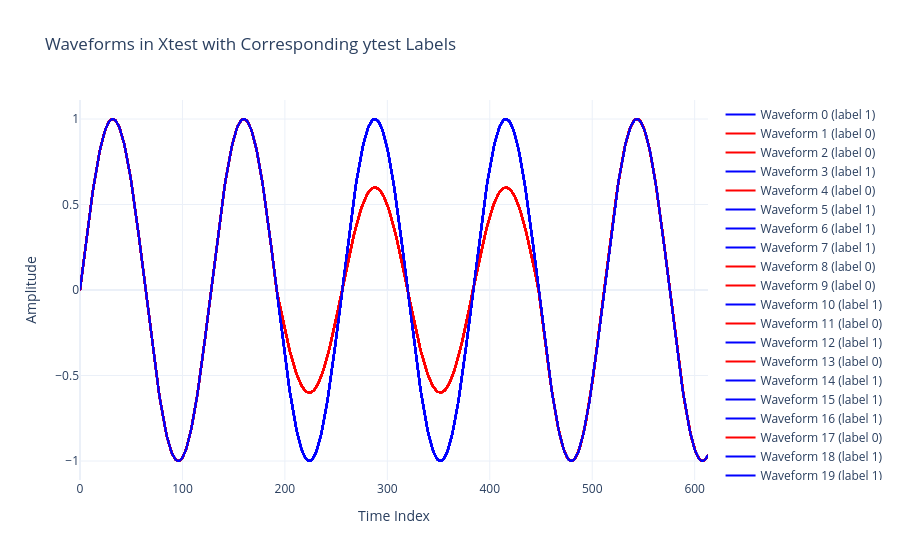

Notebook code for this chart:
### Code cell
#
fig = go.Figure()

# Use red for label 1 and blue for label 0 (update colors as desired)
for i in range(Xtest.shape[0]):
    label = int(ytest[i])
    color = 'red' if label == 0 else 'blue'
    fig.add_trace(go.Scatter(
        x=np.arange(Xtest.shape[1]),
        y=Xtest[i],
        mode='lines',
        name=f'Waveform {i} (label {label})',
        line=dict(color=color)
    ))
    

fig.update_layout(
    title="Waveforms in Xtest with Corresponding ytest Labels",
    xaxis_title="Time Index",
    yaxis_title="Amplitude",
    template="plotly_white"
)
fig.show()

### Figure 1 — Plotly figure (JSON) as saved in the notebook; plotly's stock layout.template omitted (floating-point values rounded to 4 significant figures; data arrays with more than 128 entries replaced by an {"elided": "..."} marker saying what was removed)
{"data": [{"line": {"color": "blue"}, "mode": "lines", "name": "Waveform 0 (label 1)", "type": "scatter", "x": {"elided": "614 int values"}, "y": {"elided": "614 float values"}}, {"line": {"color": "red"}, "mode": "lines", "name": "Waveform 1 (label 0)", "type": "scatter", "x": {"elided": "614 int values"}, "y": {"elided": "614 float values"}}, {"line": {"color": "red"}, "mode": "lines", "name": "Waveform 2 (label 0)", "type": "scatter", "x": {"elided": "614 int values"}, "y": {"elided": "614 float values"}}, {"line": {"color": "blue"}, "mode": "lines", "name": "Waveform 3 (label 1)", "type": "scatter", "x": {"elided": "614 int values"}, "y": {"elided": "614 float values"}}, {"line": {"color": "red"}, "mode": "lines", "name": "Waveform 4 (label 0)", "type": "scatter", "x": {"elided": "614 int values"}, "y": {"elided": "614 float values"}}, {"line": {"color": "blue"}, "mode": "lines", "name": "Waveform 5 (label 1)", "type": "scatter", "x": {"elided": "614 int values"}, "y": {"elided": "614 float values"}}, {"line": {"color": "blue"}, "mode": "lines", "name": "Waveform 6 (label 1)", "type": "scatter", "x": {"elided": "614 int values"}, "y": {"elided": "614 float values"}}, {"line": {"color": "blue"}, "mode": "lines", "name": "Waveform 7 (label 1)", "type": "scatter", "x": {"elided": "614 int values"}, "y": {"elided": "614 float values"}}, {"line": {"color": "red"}, "mode": "lines", "name": "Waveform 8 (label 0)", "type": "scatter", "x": {"elided": "614 int values"}, "y": {"elided": "614 float values"}}, {"line": {"color": "red"}, "mode": "lines", "name": "Waveform 9 (label 0)", "type": "scatter", "x": {"elided": "614 int values"}, "y": {"elided": "614 float values"}}, {"line": {"color": "blue"}, "mode": "lines", "name": "Waveform 10 (label 1)", "type": "scatter", "x": {"elided": "614 int values"}, "y": {"elided": "614 float values"}}, {"line": {"color": "red"}, "mode": "lines", "name": "Waveform 11 (label 0)", "type": "scatter", "x": {"elided": "614 int values"}, "y": {"elided": "614 float values"}}, {"line": {"color": "blue"}, "mode": "lines", "name": "Waveform 12 (label 1)", "type": "scatter", "x": {"elided": "614 int values"}, "y": {"elided": "614 float values"}}, {"line": {"color": "red"}, "mode": "lines", "name": "Waveform 13 (label 0)", "type": "scatter", "x": {"elided": "614 int values"}, "y": {"elided": "614 float values"}}, {"line": {"color": "blue"}, "mode": "lines", "name": "Waveform 14 (label 1)", "type": "scatter", "x": {"elided": "614 int values"}, "y": {"elided": "614 float values"}}, {"line": {"color": "blue"}, "mode": "lines", "name": "Waveform 15 (label 1)", "type": "scatter", "x": {"elided": "614 int values"}, "y": {"elided": "614 float values"}}, {"line": {"color": "blue"}, "mode": "lines", "name": "Waveform 16 (label 1)", "type": "scatter", "x": {"elided": "614 int values"}, "y": {"elided": "614 float values"}}, {"line": {"color": "red"}, "mode": "lines", "name": "Waveform 17 (label 0)", "type": "scatter", "x": {"elided": "614 int values"}, "y": {"elided": "614 float values"}}, {"line": {"color": "blue"}, "mode": "lines", "name": "Waveform 18 (label 1)", "type": "scatter", "x": {"elided": "614 int values"}, "y": {"elided": "614 float values"}}, {"line": {"color": "blue"}, "mode": "lines", "name": "Waveform 19 (label 1)", "type": "scatter", "x": {"elided": "614 int values"}, "y": {"elided": "614 float values"}}, {"line": {"color": "red"}, "mode": "lines", "name": "Waveform 20 (label 0)", "type": "scatter", "x": {"elided": "614 int values"}, "y": {"elided": "614 float values"}}, {"line": {"color": "red"}, "mode": "lines", "name": "Waveform 21 (label 0)", "type": "scatter", "x": {"elided": "614 int values"}, "y": {"elided": "614 float values"}}, {"line": {"color": "red"}, "mode": "lines", "name": "Waveform 22 (label 0)", "type": "scatter", "x": {"elided": "614 int values"}, "y": {"elided": "614 float values"}}, {"line": {"color": "blue"}, "mode": "lines", "name": "Waveform 23 (label 1)", "type": "scatter", "x": {"elided": "614 int values"}, "y": {"elided": "614 float values"}}, {"line": {"color": "blue"}, "mode": "lines", "name": "Waveform 24 (label 1)", "type": "scatter", "x": {"elided": "614 int values"}, "y": {"elided": "614 float values"}}, {"line": {"color": "blue"}, "mode": "lines", "name": "Waveform 25 (label 1)", "type": "scatter", "x": {"elided": "614 int values"}, "y": {"elided": "614 float values"}}, {"line": {"color": "blue"}, "mode": "lines", "name": "Waveform 26 (label 1)", "type": "scatter", "x": {"elided": "614 int values"}, "y": {"elided": "614 float values"}}, {"line": {"color": "red"}, "mode": "lines", "name": "Waveform 27 (label 0)", "type": "scatter", "x": {"elided": "614 int values"}, "y": {"elided": "614 float values"}}, {"line": {"color": "blue"}, "mode": "lines", "name": "Waveform 28 (label 1)", "type": "scatter", "x": {"elided": "614 int values"}, "y": {"elided": "614 float values"}}, {"line": {"color": "red"}, "mode": "lines", "name": "Waveform 29 (label 0)", "type": "scatter", "x": {"elided": "614 int values"}, "y": {"elided": "614 float values"}}, {"line": {"color": "red"}, "mode": "lines", "name": "Waveform 30 (label 0)", "type": "scatter", "x": {"elided": "614 int values"}, "y": {"elided": "614 float values"}}, {"line": {"color": "red"}, "mode": "lines", "name": "Waveform 31 (label 0)", "type": "scatter", "x": {"elided": "614 int values"}, "y": {"elided": "614 float values"}}, {"line": {"color": "red"}, "mode": "lines", "name": "Waveform 32 (label 0)", "type": "scatter", "x": {"elided": "614 int values"}, "y": {"elided": "614 float values"}}, {"line": {"color": "red"}, "mode": "lines", "name": "Waveform 33 (label 0)", "type": "scatter", "x": {"elided": "614 int values"}, "y": {"elided": "614 float values"}}, {"line": {"color": "red"}, "mode": "lines", "name": "Waveform 34 (label 0)", "type": "scatter", "x": {"elided": "614 int values"}, "y": {"elided": "614 float values"}}, {"line": {"color": "red"}, "mode": "lines", "name": "Waveform 35 (label 0)", "type": "scatter", "x": {"elided": "614 int values"}, "y": {"elided": "614 float values"}}, {"line": {"color": "red"}, "mode": "lines", "name": "Waveform 36 (label 0)", "type": "scatter", "x": {"elided": "614 int values"}, "y": {"elided": "614 float values"}}, {"line": {"color": "red"}, "mode": "lines", "name": "Waveform 37 (label 0)", "type": "scatter", "x": {"elided": "614 int values"}, "y": {"elided": "614 float values"}}, {"line": {"color": "blue"}, "mode": "lines", "name": "Waveform 38 (label 1)", "type": "scatter", "x": {"elided": "614 int values"}, "y": {"elided": "614 float values"}}, {"line": {"color": "blue"}, "mode": "lines", "name": "Waveform 39 (label 1)", "type": "scatter", "x": {"elided": "614 int values"}, "y": {"elided": "614 float values"}}], "layout": {"title": {"text": "Waveforms in Xtest with Corresponding ytest Labels"}, "xaxis": {"title": {"text": "Time Index"}}, "yaxis": {"title": {"text": "Amplitude"}}}}
